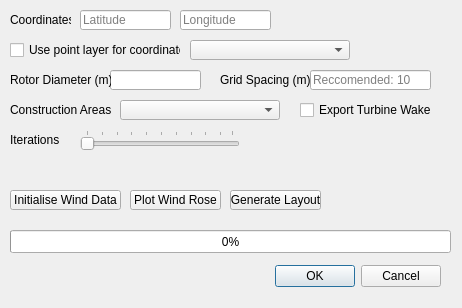
<?xml version="1.0" encoding="UTF-8"?>
<ui version="4.0">
 <class>WFDialog</class>
 <widget class="QDialog" name="WFDialog">
  <property name="geometry">
   <rect>
    <x>0</x>
    <y>0</y>
    <width>462</width>
    <height>308</height>
   </rect>
  </property>
  <property name="sizePolicy">
   <sizepolicy hsizetype="Fixed" vsizetype="Fixed">
    <horstretch>0</horstretch>
    <verstretch>0</verstretch>
   </sizepolicy>
  </property>
  <property name="minimumSize">
   <size>
    <width>462</width>
    <height>308</height>
   </size>
  </property>
  <property name="maximumSize">
   <size>
    <width>462</width>
    <height>308</height>
   </size>
  </property>
  <property name="windowTitle">
   <string>Wind Farm Layout Designer</string>
  </property>
  <widget class="QDialogButtonBox" name="buttonBox">
   <property name="geometry">
    <rect>
     <x>100</x>
     <y>260</y>
     <width>341</width>
     <height>32</height>
    </rect>
   </property>
   <property name="orientation">
    <enum>Qt::Horizontal</enum>
   </property>
   <property name="standardButtons">
    <set>QDialogButtonBox::Cancel|QDialogButtonBox::Ok</set>
   </property>
  </widget>
  <widget class="QLineEdit" name="lat_input">
   <property name="geometry">
    <rect>
     <x>80</x>
     <y>10</y>
     <width>91</width>
     <height>20</height>
    </rect>
   </property>
   <property name="placeholderText">
    <string>Latitude</string>
   </property>
  </widget>
  <widget class="QLineEdit" name="lon_input">
   <property name="geometry">
    <rect>
     <x>180</x>
     <y>10</y>
     <width>91</width>
     <height>20</height>
    </rect>
   </property>
   <property name="dragEnabled">
    <bool>true</bool>
   </property>
   <property name="placeholderText">
    <string>Longitude</string>
   </property>
  </widget>
  <widget class="QgsMapLayerComboBox" name="coord_layer_combo">
   <property name="geometry">
    <rect>
     <x>190</x>
     <y>40</y>
     <width>160</width>
     <height>20</height>
    </rect>
   </property>
   <property name="placeholderText">
    <string>Select Coordinate Layer</string>
   </property>
  </widget>
  <widget class="QLineEdit" name="rotor_diameter_input">
   <property name="geometry">
    <rect>
     <x>110</x>
     <y>70</y>
     <width>91</width>
     <height>20</height>
    </rect>
   </property>
  </widget>
  <widget class="QLineEdit" name="grid_spacing_input">
   <property name="geometry">
    <rect>
     <x>310</x>
     <y>70</y>
     <width>121</width>
     <height>20</height>
    </rect>
   </property>
   <property name="placeholderText">
    <string>Reccomended: 10</string>
   </property>
  </widget>
  <widget class="QLabel" name="Spacing_label">
   <property name="geometry">
    <rect>
     <x>220</x>
     <y>70</y>
     <width>91</width>
     <height>20</height>
    </rect>
   </property>
   <property name="text">
    <string>Grid Spacing (m):</string>
   </property>
  </widget>
  <widget class="QLabel" name="D_label">
   <property name="geometry">
    <rect>
     <x>10</x>
     <y>70</y>
     <width>101</width>
     <height>20</height>
    </rect>
   </property>
   <property name="text">
    <string>Rotor Diameter (m):</string>
   </property>
  </widget>
  <widget class="QLabel" name="Cord_label">
   <property name="geometry">
    <rect>
     <x>10</x>
     <y>10</y>
     <width>61</width>
     <height>20</height>
    </rect>
   </property>
   <property name="text">
    <string>Coordinates:</string>
   </property>
  </widget>
  <widget class="QCheckBox" name="use_point_layer_chk">
   <property name="geometry">
    <rect>
     <x>10</x>
     <y>40</y>
     <width>171</width>
     <height>20</height>
    </rect>
   </property>
   <property name="text">
    <string>Use point layer for coordinates</string>
   </property>
  </widget>
  <widget class="QgsMapLayerComboBox" name="construction_layer_combo">
   <property name="geometry">
    <rect>
     <x>120</x>
     <y>100</y>
     <width>160</width>
     <height>20</height>
    </rect>
   </property>
   <property name="placeholderText">
    <string>Select Polygon Layer</string>
   </property>
  </widget>
  <widget class="QLabel" name="PolygonInput">
   <property name="geometry">
    <rect>
     <x>10</x>
     <y>100</y>
     <width>101</width>
     <height>20</height>
    </rect>
   </property>
   <property name="text">
    <string>Construction Areas:</string>
   </property>
  </widget>
  <widget class="QCheckBox" name="export_wakes_chk">
   <property name="geometry">
    <rect>
     <x>300</x>
     <y>100</y>
     <width>131</width>
     <height>20</height>
    </rect>
   </property>
   <property name="text">
    <string>Export Turbine Wakes</string>
   </property>
  </widget>
  <widget class="QProgressBar" name="progress_bar">
   <property name="geometry">
    <rect>
     <x>10</x>
     <y>230</y>
     <width>441</width>
     <height>23</height>
    </rect>
   </property>
   <property name="value">
    <number>0</number>
   </property>
  </widget>
  <widget class="QSlider" name="itterations_slider">
   <property name="geometry">
    <rect>
     <x>80</x>
     <y>130</y>
     <width>160</width>
     <height>20</height>
    </rect>
   </property>
   <property name="toolTip">
    <string extracomment="More itterations will likely lead to optimal turbine layout but will take more time to compute."/>
   </property>
   <property name="minimum">
    <number>1</number>
   </property>
   <property name="maximum">
    <number>50</number>
   </property>
   <property name="tracking">
    <bool>true</bool>
   </property>
   <property name="orientation">
    <enum>Qt::Horizontal</enum>
   </property>
   <property name="invertedAppearance">
    <bool>false</bool>
   </property>
   <property name="invertedControls">
    <bool>false</bool>
   </property>
   <property name="tickPosition">
    <enum>QSlider::TicksAbove</enum>
   </property>
   <property name="tickInterval">
    <number>5</number>
   </property>
  </widget>
  <widget class="QLabel" name="label">
   <property name="geometry">
    <rect>
     <x>10</x>
     <y>130</y>
     <width>81</width>
     <height>20</height>
    </rect>
   </property>
   <property name="text">
    <string>Iterations</string>
   </property>
  </widget>
  <widget class="QPushButton" name="init_wind_btn">
   <property name="geometry">
    <rect>
     <x>10</x>
     <y>190</y>
     <width>111</width>
     <height>20</height>
    </rect>
   </property>
   <property name="text">
    <string>Initialise Wind Data</string>
   </property>
  </widget>
  <widget class="QPushButton" name="genrate_layout_btn">
   <property name="geometry">
    <rect>
     <x>230</x>
     <y>190</y>
     <width>91</width>
     <height>20</height>
    </rect>
   </property>
   <property name="text">
    <string>Generate Layout</string>
   </property>
  </widget>
  <widget class="QPushButton" name="plot_wind_btn">
   <property name="geometry">
    <rect>
     <x>130</x>
     <y>190</y>
     <width>91</width>
     <height>20</height>
    </rect>
   </property>
   <property name="text">
    <string>Plot Wind Rose</string>
   </property>
  </widget>
 </widget>
 <customwidgets>
  <customwidget>
   <class>QgsMapLayerComboBox</class>
   <extends>QComboBox</extends>
   <header>qgsmaplayercombobox.h</header>
  </customwidget>
 </customwidgets>
 <resources/>
 <connections>
  <connection>
   <sender>buttonBox</sender>
   <signal>accepted()</signal>
   <receiver>WFDialog</receiver>
   <slot>accept()</slot>
   <hints>
    <hint type="sourcelabel">
     <x>248</x>
     <y>254</y>
    </hint>
    <hint type="destinationlabel">
     <x>157</x>
     <y>274</y>
    </hint>
   </hints>
  </connection>
  <connection>
   <sender>buttonBox</sender>
   <signal>rejected()</signal>
   <receiver>WFDialog</receiver>
   <slot>reject()</slot>
   <hints>
    <hint type="sourcelabel">
     <x>316</x>
     <y>260</y>
    </hint>
    <hint type="destinationlabel">
     <x>286</x>
     <y>274</y>
    </hint>
   </hints>
  </connection>
 </connections>
</ui>
